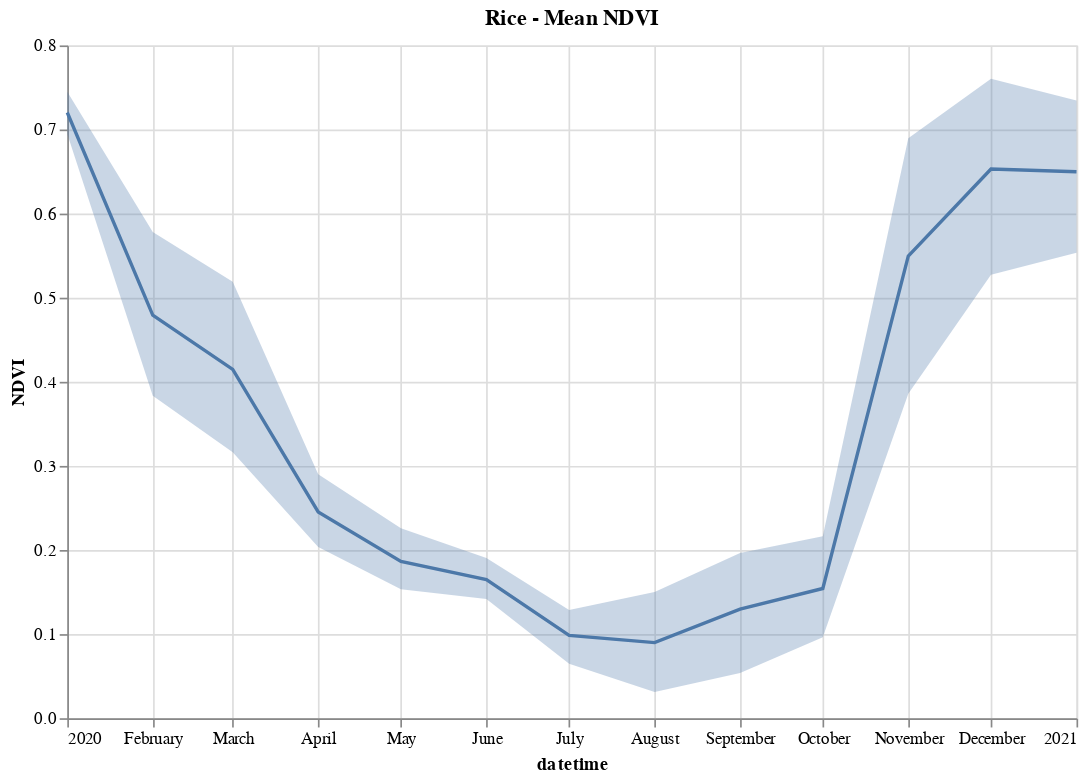

The code cell stored with this chart in its notebook:
### Code cell
df_banana = dict_of_gdf_s2['rice'].loc[(dict_of_gdf_s2['rice']['datetime']>='2020-01-01')&(dict_of_gdf_s2['rice']['datetime']<='2021-01-01')]

# Create a line chart for the data
line = alt.Chart(df_banana).mark_line().encode(
    x='datetime:T',  # Specify 'datetime' as temporal ('T')
    y='mean(NDVI):Q'       # Specify 'VV' as quantitative ('Q')
)

# Create an error band using the same data source and encodings
band = alt.Chart(df_banana).mark_errorband(extent='ci').encode(
    x='datetime:T',  # Specify 'datetime' as temporal ('T')
    y=alt.Y('mean(NDVI):Q').title('NDVI') # Specify 'VV' as quantitative ('Q')
)

(line+band).properties(
    width=600,
    height=400,
    title='Rice - Mean NDVI',
   # subtitle='95% confidence interval'
)

### Figure 1 — Vega-Lite specification as saved in the notebook (floating-point values rounded to 4 significant figures; data arrays with more than 128 entries replaced by an {"elided": "..."} marker saying what was removed)
{"config": {"view": {"continuousWidth": 300, "continuousHeight": 300}}, "layer": [{"mark": {"type": "line"}, "encoding": {"x": {"field": "datetime", "type": "temporal"}, "y": {"aggregate": "mean", "field": "NDVI", "type": "quantitative"}}}, {"mark": {"type": "errorband", "extent": "ci"}, "encoding": {"x": {"field": "datetime", "type": "temporal"}, "y": {"aggregate": "mean", "field": "NDVI", "title": "NDVI", "type": "quantitative"}}}], "data": {"name": "data-c85c9515b46760ab6b1d13e22f6faccc"}, "height": 400, "title": "Rice - Mean NDVI", "width": 600, "$schema": "https://vega.github.io/schema/vega-lite/v5.20.1.json", "datasets": {"data-c85c9515b46760ab6b1d13e22f6faccc": {"elided": "174 records"}}}
